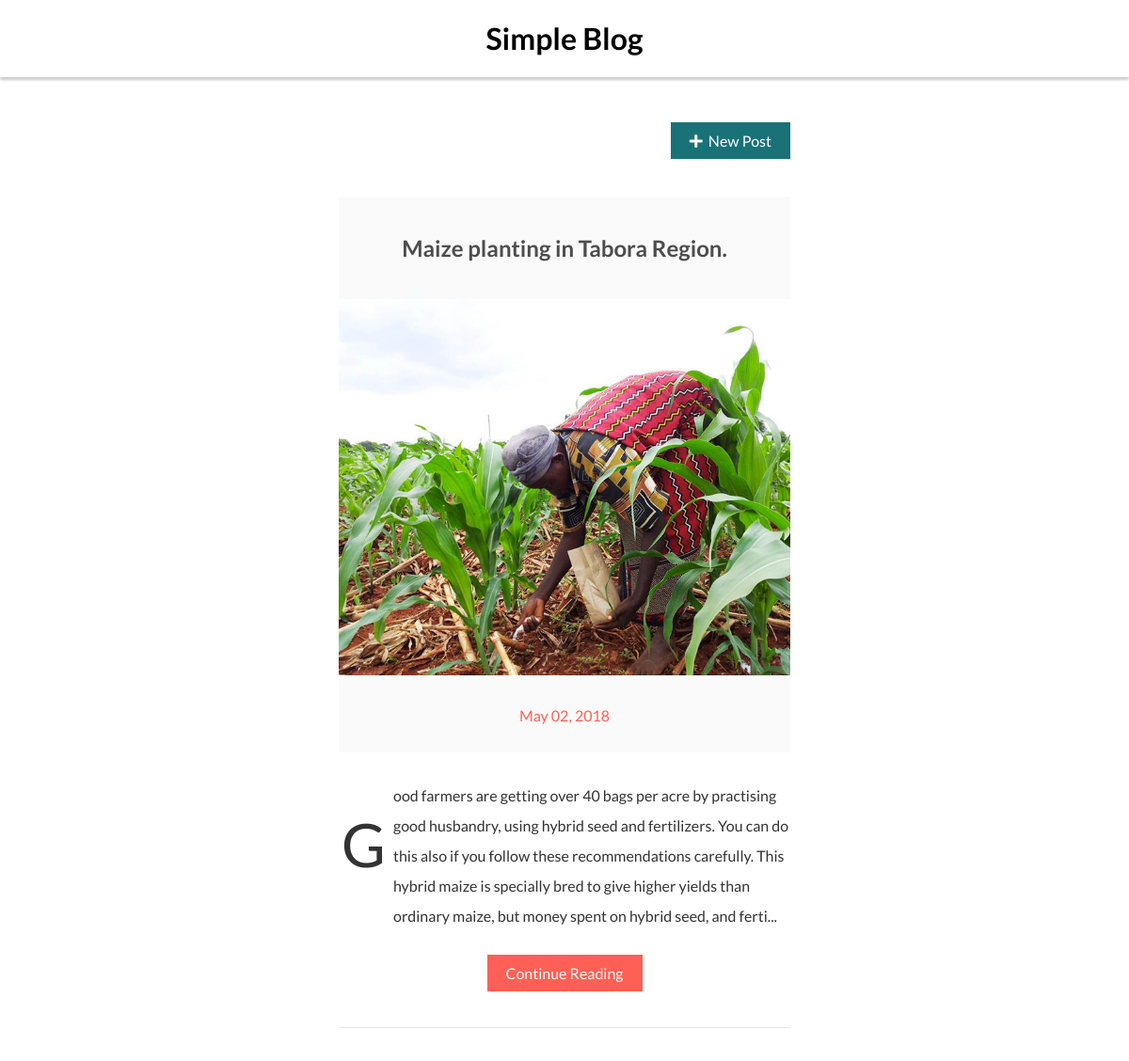
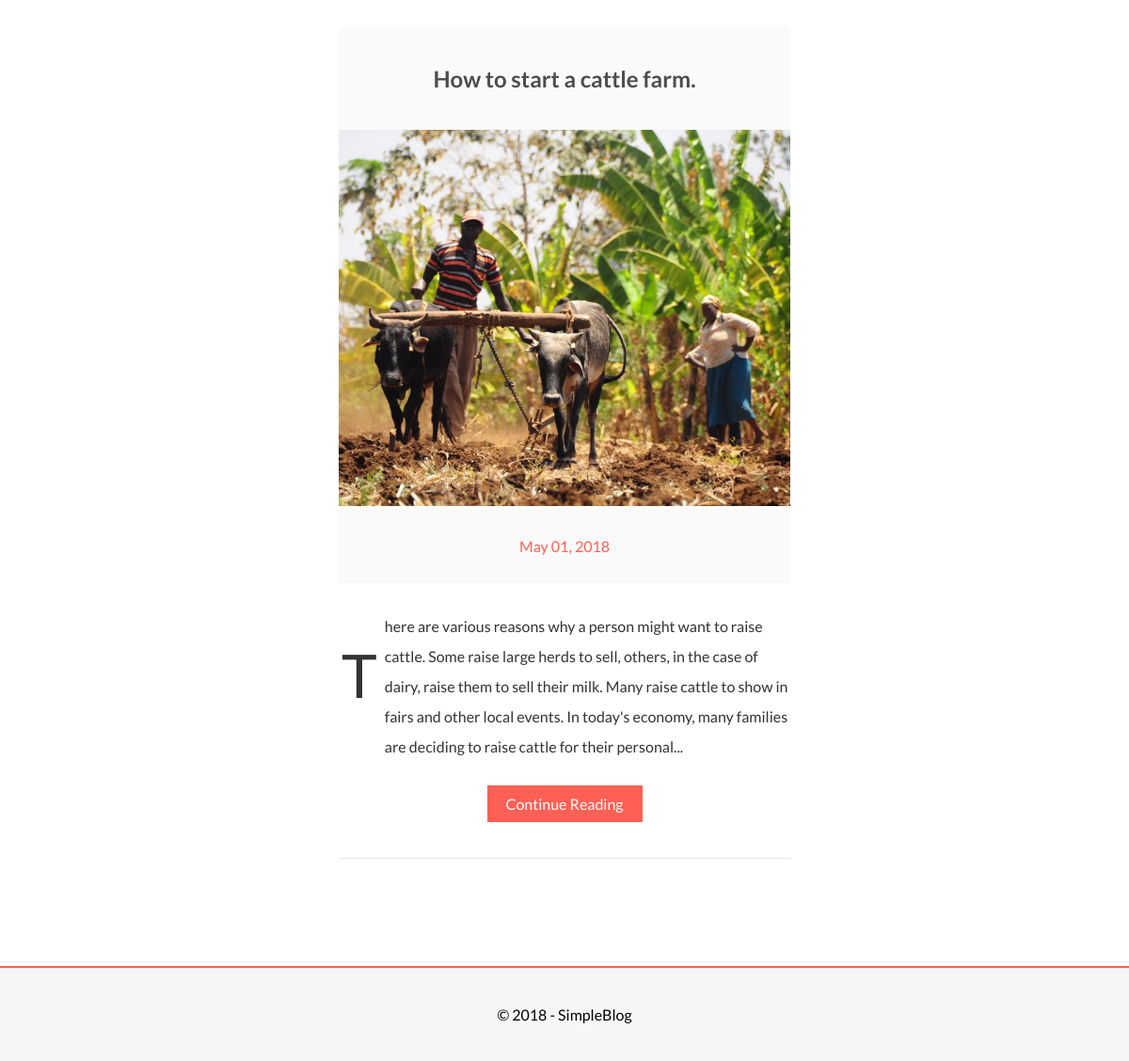
Page /list.php on the committed database (2 pictures, top to bottom).
### tables this page shows
CREATE TABLE `posts` (
  `id` int(255) NOT NULL,
  `title` varchar(255) NOT NULL,
  `description` longtext NOT NULL,
  `image` longtext NOT NULL,
  `created_at` timestamp NOT NULL DEFAULT CURRENT_TIMESTAMP ON UPDATE CURRENT_TIMESTAMP
);

### list.php (the view, shortened to what this page needs)
<!DOCTYPE html>
    <head>
<link rel="stylesheet" href="https://use.fontawesome.com/releases/v5.0.10/css/all.css">
        <link rel="stylesheet" href="css/simpleblog.css">
    </head>
    <body>
        <header>
            <h1><a href="index.php">Simple Blog</a></h1>
        </header>
        <div class="posts">
            <div style="width:100%; margin-bottom: 50px; text-align:right;">
                <a href="new.php" class="btn-green">
                    <span class="fa fa-plus"></span>&nbsp;&nbsp;New Post
                </a>
            </div>
            <?php
                require_once 'config/database.php';
                $sql = "SELECT * FROM posts ORDER BY created_at DESC";
                if($posts = mysqli_query($link, $sql)){
                    if(mysqli_num_rows($posts) > 0){
                        while($post = mysqli_fetch_array($posts)){?>
                            <div class="post">
                                <div class="header">
                                    <h2><?= $post['title']; ?></h2>
                                </div>
                                <div class="content">
                                    <img src="uploads/images/<?= $post['image']; ?>" />
                                    <div class="date">
                                        <span><?= (new DateTime($post['created_at']))->format('M d, Y'); ?></span>
                                    </div>
                                    <p>
                                        <?php
                                            if(strlen($post['description']) > 300){
                                                $description = substr($post['description'], 0, 300);
                                                $description .= "...";
                                                echo $description;
                                            }
                                            else echo $post['description'];
                                        ?>
                                    </p>
                                    <br />
                                    <center><a href="post.php?id=<?= $post['id']; ?>" class="btn-orange">Continue Reading</a></center>
                                </div>
                            </div>
                        <?php }
                    }
                }
            ?>
        </div>
        <footer>
            <span>&copy; 2018 - SimpleBlog</span>
        </footer>
    </body>
</html>

### css/simpleblog.css (style rules this page uses)
body { font-family: 'Lato', sans-serif; padding: 0px; margin: 0px; }
header { position: fixed; width: 100%; background: #fff; -webkit-box-shadow: 0px 3px 3px 0px rgba(204,204,204,1); -moz-box-shadow: 0px 3px 3px 0px rgba(204,204,204,1); box-shadow: 0px 3px 3px 0px rgba(204,204,204,1); }
header h1 a:link, header h1 a:active, header h1 a:hover, header h1 a:visited { color: #000000; text-decoration: none; }
h1 { text-align: center; }
.posts { padding-top: 140px; padding-bottom: 50px; padding-left: 30%; padding-right: 30%; overflow: auto; min-height: 100vh; }
.post { padding-bottom: 3em; margin-bottom: 4em; width: 100%; display: block; clear: both; border-bottom: 1px solid #e6e6e6; overflow: auto; }
.post .header { background: #fafafa; padding: 40px; }
.post h2 { text-align: center; margin: 0px; color: #4d4d4d; }
.post img { width: 100%; height: 400px; object-fit: cover; }
.post .date { background: #fafafa; padding: 30px; margin-bottom: 30px; text-align: center; color: #fe5f55; }
.post p { font-size: 16px; line-height: 2; color: #333333; }
.post p:first-letter { display: block; float: left; font-size: 400%; padding-top: 4px; padding-right: 8px; padding-left: 3px; }
footer { border-top: 2px solid #fe5f55; background: #F6F6F6; text-align: center; padding: 40px; }
.btn-orange { background: #fe5f55; color: #ffffff; font-size: 16px; background: #fe6055; padding: 10px 20px 10px 20px; text-decoration: none; }
.btn-green { color: #ffffff; font-size: 16px; background: #197278; padding: 10px 20px 10px 20px; text-decoration: none; }

### rows in the picture
posts: title "Maize planting in Tabora Region.", image (picture), created_at "May 02, 2018", description "Good farmers are getting over 40 bags per acre by practising good husbandry, using hybrid seed and fertilizers. You can do this also if you follow these recommendations carefully. This hybrid maize is specially bred to give higher yields than ordinary maize, but money spent on hybrid seed, and ferti..."
posts: title "How to start a cattle farm.", image (picture), created_at "May 01, 2018", description "There are various reasons why a person might want to raise cattle. Some raise large herds to sell, others, in the case of dairy, raise them to sell their milk. Many raise cattle to show in fairs and other local events. In today's economy, many families are deciding to raise cattle for their personal..."
